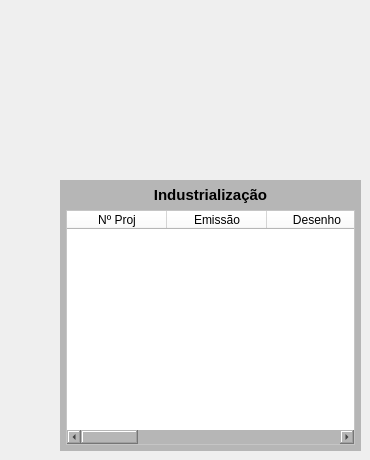
         <widget class="QWidget" name="page_Indust">
          <widget class="QWidget" name="widget_Cor5_3" native="true">
           <property name="geometry">
            <rect>
             <x>60</x>
             <y>180</y>
             <width>301</width>
             <height>271</height>
            </rect>
           </property>
           <property name="styleSheet">
            <string notr="true">background-color: rgb(182, 182, 182);</string>
           </property>
           <layout class="QVBoxLayout" name="verticalLayout_9">
            <property name="leftMargin">
             <number>6</number>
            </property>
            <property name="topMargin">
             <number>6</number>
            </property>
            <property name="rightMargin">
             <number>6</number>
            </property>
            <property name="bottomMargin">
             <number>6</number>
            </property>
            <item>
             <widget class="QLabel" name="label_Titulo_3">
              <property name="maximumSize">
               <size>
                <width>16777215</width>
                <height>18</height>
               </size>
              </property>
              <property name="font">
               <font>
                <pointsize>11</pointsize>
                <weight>75</weight>
                <bold>true</bold>
               </font>
              </property>
              <property name="text">
               <string>Industrialização</string>
              </property>
              <property name="alignment">
               <set>Qt::AlignCenter</set>
              </property>
             </widget>
            </item>
            <item>
             <widget class="QTableWidget" name="table_Projetos_2">
              <property name="sizePolicy">
               <sizepolicy hsizetype="Preferred" vsizetype="Preferred">
                <horstretch>0</horstretch>
                <verstretch>0</verstretch>
               </sizepolicy>
              </property>
              <property name="font">
               <font>
                <pointsize>8</pointsize>
               </font>
              </property>
              <property name="styleSheet">
               <string notr="true">background-color: rgb(255, 255, 255);</string>
              </property>
              <column>
               <property name="text">
                <string>Nº Proj</string>
               </property>
              </column>
              <column>
               <property name="text">
                <string>Emissão</string>
               </property>
              </column>
              <column>
               <property name="text">
                <string>Desenho</string>
               </property>
              </column>
              <column>
               <property name="text">
                <string>Caminho</string>
               </property>
              </column>
              <column>
               <property name="text">
                <string>Qtde</string>
               </property>
              </column>
              <column>
               <property name="text">
                <string>Cliente</string>
               </property>
              </column>
              <column>
               <property name="text">
                <string>Solicitante</string>
               </property>
              </column>
              <column>
               <property name="text">
                <string>Entrega</string>
               </property>
              </column>
              <column>
               <property name="text">
                <string>Obs</string>
               </property>
              </column>
             </widget>
            </item>
           </layout>
          </widget>
         </widget>
